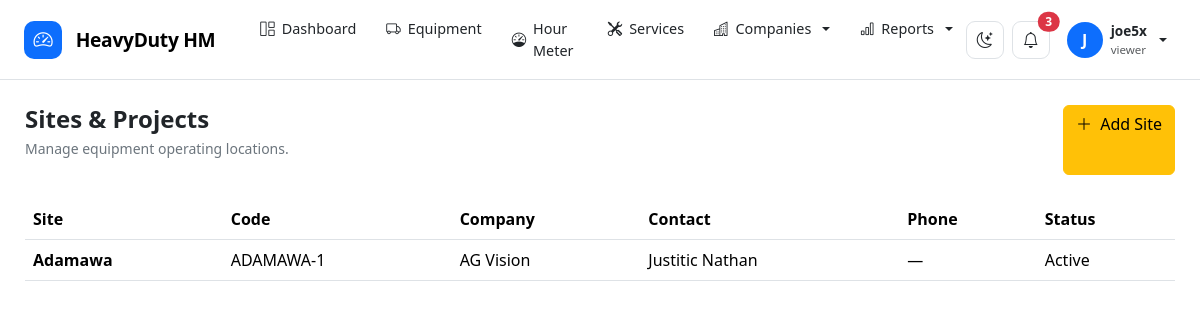
The app's page /companies/sites/ (signed in) with its own data.
### accounts/models.py (models this page shows, shortened)
class User(AbstractUser):
    class Role(models.TextChoices):
        SUPER_ADMIN = "super_admin", "Super Administrator"
        COMPANY_ADMIN = "company_admin", "Company Administrator"
        MANAGER = "manager", "Manager"
        SUPERVISOR = "supervisor", "Supervisor"
        OPERATOR = "operator", "Equipment Operator"
        MECHANIC = "mechanic", "Mechanic"
        VIEWER = "viewer", "Viewer"
    role = models.CharField(
        max_length=30,
        choices=Role.choices,
        default=Role.VIEWER,
    )
    phone = models.CharField(
        max_length=30,
        blank=True,
    )
    employee_id = models.CharField(
        max_length=50,
        blank=True,
        unique=True,
        null=True,
    )
    is_active_operator = models.BooleanField(
        default=True
    )

### companies/models.py (models this page shows, shortened)
class Site(models.Model):
    company = models.ForeignKey(
        Company,
        on_delete=models.CASCADE,
        related_name="sites"
    )
    name = models.CharField(
        max_length=200
    )
    code = models.CharField(
        max_length=50,
        blank=True
    )
    address = models.TextField(
        blank=True
    )
    city = models.CharField(
        max_length=100,
        blank=True
    )
    state = models.CharField(
        max_length=100,
        blank=True
    )
    country = models.CharField(
        max_length=100,
        default="Nigeria"
    )
    contact_person = models.CharField(
        max_length=150,
        blank=True
    )
    contact_phone = models.CharField(
        max_length=50,
        blank=True
    )
    latitude = models.DecimalField(
        max_digits=10,
        decimal_places=7,
        null=True,
        blank=True
    )
    longitude = models.DecimalField(
        max_digits=10,
        decimal_places=7,
        null=True,
        blank=True
    )
    is_active = models.BooleanField(
        default=True
    )
    created_by = models.ForeignKey(
        settings.AUTH_USER_MODEL,
        on_delete=models.SET_NULL,
        null=True,
        blank=True,
        related_name="created_sites"
    )
    created_at = models.DateTimeField(
        auto_now_add=True
    )
    updated_at = models.DateTimeField(
        auto_now=True
    )
    class Meta:
        ordering = ["company", "name"]
        verbose_name = "Site"
        verbose_name_plural = "Sites"
        constraints = [
            models.UniqueConstraint(
                fields=["company", "name"],
                name="unique_site_name_per_company"
            ),
            models.UniqueConstraint(
                fields=["company", "code"],
                name="unique_site_code_per_company"
            ),
        ]

class Company(models.Model):
    name = models.CharField(
        max_length=200,
        unique=True
    )
    short_name = models.CharField(
        max_length=50,
        blank=True
    )
    address = models.TextField(
        blank=True
    )
    phone = models.CharField(
        max_length=50,
        blank=True
    )
    email = models.EmailField(
        blank=True
    )
    website = models.URLField(
        blank=True
    )
    logo = models.ImageField(
        upload_to="companies/logos/",
        blank=True,
        null=True
    )
    is_active = models.BooleanField(
        default=True
    )
    created_by = models.ForeignKey(
        settings.AUTH_USER_MODEL,
        on_delete=models.SET_NULL,
        null=True,
        blank=True,
        related_name="created_companies"
    )
    created_at = models.DateTimeField(
        auto_now_add=True
    )
    updated_at = models.DateTimeField(
        auto_now=True
    )
    class Meta:
        ordering = ["name"]
        verbose_name = "Company"
        verbose_name_plural = "Companies"

### companies/views.py (the view, shortened to what this page needs)
@login_required
def site_list(request):
    sites = (
        Site.objects
        .select_related(
            "company",
            "created_by",
        )
        .all()
    )
    query = request.GET.get("q", "").strip()
    status = request.GET.get("status", "").strip()
    company_id = request.GET.get("company", "").strip()
    if status == "active":
        sites = sites.filter(
            is_active=True
        )
    elif status == "inactive":
        sites = sites.filter(
            is_active=False
        )
    if company_id:
        sites = sites.filter(
            company_id=company_id
        )
    sites = sites.order_by(
        "company__name",
        "name",
    )
    companies = Company.objects.filter(
        is_active=True
    ).order_by("name")
    context = {
        "sites": sites,
        "companies": companies,
        "query": query,
        "selected_status": status,
        "selected_company": company_id,
    }
    return render(
        request,
        "companies/site_list.html",
        context,
    )

### templates/companies/site_list.html (shortened to what this page needs)
{% extends "base.html" %}
{% block content %}
<div class="d-flex justify-content-between mb-4">
    <div>
        <h4 class="fw-bold mb-1">
            Sites & Projects
        </h4>
        <p class="text-secondary small">
            Manage equipment operating locations.
        </p>
    </div>
    <a href="{% url 'companies:site_create' %}"
       class="btn btn-warning">
        <i class="bi bi-plus-lg me-1"></i>
        Add Site
    </a>
</div>
<div class="panel">
    <div class="table-responsive">
        <table class="table">
            <thead>
                <tr>
                    <th>Site</th>
                    <th>Code</th>
                    <th>Company</th>
                    <th>Contact</th>
                    <th>Phone</th>
                    <th>Status</th>
                </tr>
            </thead>
            <tbody>
            {% for site in sites %}
                <tr>
                    <td class="fw-semibold">
                        {{ site.name }}
                    </td>
                    <td>
                        {{ site.code }}
                    </td>
                    <td>
                        {{ site.company.name }}
                    </td>
                    <td>
                        {{ site.contact_person|default:"—" }}
                    </td>
                    <td>
                        {{ site.phone|default:"—" }}
                    </td>
                    <td>
                        {% if site.is_active %}
                        <span class="status status-active">
                            Active
                        </span>
                        {% else %}
                        <span class="status status-danger">
                            Inactive
                        </span>
                        {% endif %}
                    </td>
                </tr>
            {% endfor %}
            </tbody>
        </table>
    </div>
</div>
{% endblock %}

### templates/base.html (shortened to what this page needs)
<!DOCTYPE html>
<html lang="en" data-bs-theme="light">
<head>
    <link
        href="https://cdn.jsdelivr.net/npm/bootstrap@5.3.3/dist/css/bootstrap.min.css"
        rel="stylesheet"
    >
    <link
        href="https://cdn.jsdelivr.net/npm/bootstrap-icons@1.11.3/font/bootstrap-icons.css"
        rel="stylesheet"
    >
</head>
<body>
<nav class="navbar navbar-expand-lg hm-navbar">
    <div class="container-fluid px-3 px-lg-4">
        <a
            href="{% url 'dashboard:index' %}"
            class="navbar-brand hm-brand"
        >
            <span class="hm-brand-icon">
                <i class="bi bi-speedometer2"></i>
            </span>
            HeavyDuty HM
        </a>
        <div
            class="collapse navbar-collapse"
            id="hmNavbar"
        >
            <ul class="navbar-nav me-auto ms-lg-3 gap-lg-1">
                <li class="nav-item">
                    <a
                        class="nav-link hm-nav-link"
                        href="{% url 'dashboard:index' %}"
                    >
                        <i class="bi bi-grid-1x2"></i>
                        Dashboard
                    </a>
                </li>
                <li class="nav-item">
                    <a
                        class="nav-link hm-nav-link"
                        href="{% url 'equipment:list' %}"
                    >
                        <i class="bi bi-truck"></i>
                        Equipment
                    </a>
                </li>
                <li class="nav-item">
                    <a
                        class="nav-link hm-nav-link"
                        href="{% url 'hourmeter:reading_list' %}"
                    >
                        <i class="bi bi-speedometer"></i>
                        Hour Meter
                    </a>
                </li>
                <li class="nav-item">
                    <a
                        class="nav-link hm-nav-link"
                        href="{% url 'equipment:service_list' %}"
                    >
                        <i class="bi bi-tools"></i>
                        Services
                    </a>
                </li>
                <li class="nav-item dropdown hm-dropdown">
                    <a
                        class="nav-link hm-nav-link dropdown-toggle"
                        href="#"
                        role="button"
                        data-bs-toggle="dropdown"
                    >
                        <i class="bi bi-buildings"></i>
                        Companies
                    </a>
                </li>
                <li class="nav-item dropdown hm-dropdown">
                    <a
                        class="nav-link hm-nav-link dropdown-toggle"
                        href="#"
                        role="button"
                        data-bs-toggle="dropdown"
                    >
                        <i class="bi bi-bar-chart"></i>
                        Reports
                    </a>
                </li>
            </ul>
            <div class="d-flex align-items-center gap-2">
                <button
                    type="button"
                    class="theme-btn"
                    id="themeToggle"
                    title="Toggle theme"
                >
                    <i
                        class="bi bi-moon-stars"
                        id="themeIcon"
                    ></i>
                </button>
                <button
                    type="button"
                    class="theme-btn position-relative"
                >
                    <i class="bi bi-bell"></i>
                    <span
                        class="position-absolute top-0 start-100
                               translate-middle badge rounded-pill
                               bg-danger"
                    >
                        3
                    </span>
                </button>
                <div class="dropdown hm-dropdown">
                    <a
                        href="#"
                        class="hm-user dropdown-toggle"
                        data-bs-toggle="dropdown"
                    >
                        <span class="hm-avatar">
                            {% if request.user.first_name %}
                                {{ request.user.first_name|first|upper }}
                            {% else %}
                                {{ request.user.username|first|upper }}
                            {% endif %}
                        </span>
                        <span class="hm-user-info">
                            <span class="hm-user-name d-block">
                                {{ request.user.get_full_name|default:request.user.username }}
                            </span>
                            <span class="hm-user-role d-block">
                                {{ request.user.role|default:"User" }}
                            </span>
                        </span>
                    </a>
                </div>
            </div>
        </div>
    </div>
</nav>
<main class="hm-main">
    {% block content %}
    {% endblock %}
</main>
</body>
</html>

### templates/base.html (style rules this page uses)
body { min-height: 100vh; background: var(--bs-body-bg); color: var(--bs-body-color); }
.hm-navbar { min-height: 68px; border-bottom: 1px solid var(--bs-border-color); background: var(--bs-body-bg); position: sticky; top: 0; z-index: 1030; }
.hm-brand { font-size: 1.2rem; font-weight: 800; letter-spacing: -0.3px; white-space: nowrap; }
.hm-brand-icon { width: 38px; height: 38px; display: inline-flex; align-items: center; justify-content: center; border-radius: 10px; background: #0d6efd; color: #fff; margin-right: 9px; }
.hm-nav-link { display: flex; align-items: center; gap: 7px; padding: 10px 13px !important; border-radius: 8px; color: var(--bs-body-color) !important; font-size: .9rem; font-weight: 500; transition: background .2s ease, color .2s ease; }
.hm-user { display: flex; align-items: center; gap: 8px; padding: 5px 9px; border-radius: 10px; text-decoration: none; color: var(--bs-body-color); }
.hm-avatar { width: 36px; height: 36px; display: flex; align-items: center; justify-content: center; border-radius: 50%; background: #0d6efd; color: white; font-weight: 700; }
.hm-user-name { font-size: .85rem; font-weight: 600; }
.hm-user-role { font-size: .72rem; color: var(--bs-secondary-color); }
.theme-btn { width: 38px; height: 38px; display: inline-flex; align-items: center; justify-content: center; border: 1px solid var(--bs-border-color); border-radius: 9px; background: var(--bs-body-bg); color: var(--bs-body-color); transition: .2s ease; }
.hm-main { min-height: calc(100vh - 68px); padding: 25px; }

### records on screen
User: user.username|first "J", user.get_full_name "joe5x", user.role "viewer"
Site: name "Adamawa", code "ADAMAWA-1", company.name "AG Vision", contact_person "Justitic Nathan", phone "—", is_active "Active"
